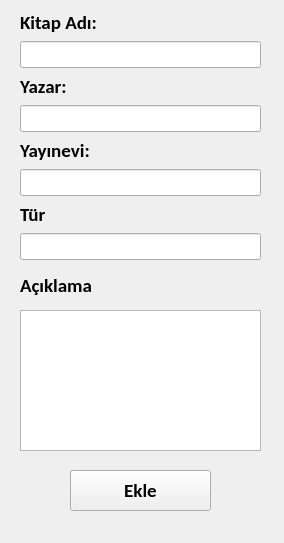
<?xml version="1.0" encoding="UTF-8"?>
<ui version="4.0">
 <class>Form</class>
 <widget class="QWidget" name="Form">
  <property name="geometry">
   <rect>
    <x>0</x>
    <y>0</y>
    <width>284</width>
    <height>543</height>
   </rect>
  </property>
  <property name="windowTitle">
   <string>Kitap Ekle</string>
  </property>
  <widget class="QWidget" name="verticalLayoutWidget">
   <property name="geometry">
    <rect>
     <x>20</x>
     <y>10</y>
     <width>241</width>
     <height>251</height>
    </rect>
   </property>
   <property name="font">
    <font>
     <family>Calibri</family>
     <pointsize>14</pointsize>
    </font>
   </property>
   <layout class="QVBoxLayout" name="verticalLayout">
    <item>
     <widget class="QLabel" name="label">
      <property name="font">
       <font>
        <family>Calibri</family>
        <pointsize>14</pointsize>
        <weight>75</weight>
        <bold>true</bold>
       </font>
      </property>
      <property name="text">
       <string>Kitap Adı:</string>
      </property>
     </widget>
    </item>
    <item>
     <widget class="QLineEdit" name="kitapadi">
      <property name="font">
       <font>
        <family>Calibri</family>
        <pointsize>12</pointsize>
       </font>
      </property>
     </widget>
    </item>
    <item>
     <widget class="QLabel" name="label_2">
      <property name="font">
       <font>
        <family>Calibri</family>
        <pointsize>14</pointsize>
        <weight>75</weight>
        <bold>true</bold>
       </font>
      </property>
      <property name="text">
       <string>Yazar:</string>
      </property>
     </widget>
    </item>
    <item>
     <widget class="QLineEdit" name="yazaradi">
      <property name="font">
       <font>
        <family>Calibri</family>
        <pointsize>12</pointsize>
       </font>
      </property>
     </widget>
    </item>
    <item>
     <widget class="QLabel" name="label_4">
      <property name="font">
       <font>
        <family>Calibri</family>
        <pointsize>14</pointsize>
        <weight>75</weight>
        <bold>true</bold>
       </font>
      </property>
      <property name="text">
       <string>Yayınevi:</string>
      </property>
     </widget>
    </item>
    <item>
     <widget class="QLineEdit" name="yayinevi">
      <property name="font">
       <font>
        <family>Calibri</family>
        <pointsize>12</pointsize>
       </font>
      </property>
     </widget>
    </item>
    <item>
     <widget class="QLabel" name="label_5">
      <property name="font">
       <font>
        <family>Calibri</family>
        <pointsize>14</pointsize>
        <weight>75</weight>
        <bold>true</bold>
       </font>
      </property>
      <property name="text">
       <string>Tür</string>
      </property>
     </widget>
    </item>
    <item>
     <widget class="QLineEdit" name="turBox">
      <property name="font">
       <font>
        <family>Calibri</family>
        <pointsize>12</pointsize>
       </font>
      </property>
     </widget>
    </item>
   </layout>
  </widget>
  <widget class="QLabel" name="label_3">
   <property name="geometry">
    <rect>
     <x>20</x>
     <y>270</y>
     <width>101</width>
     <height>31</height>
    </rect>
   </property>
   <property name="font">
    <font>
     <family>Calibri</family>
     <pointsize>14</pointsize>
     <weight>75</weight>
     <bold>true</bold>
    </font>
   </property>
   <property name="text">
    <string>Açıklama</string>
   </property>
  </widget>
  <widget class="QTextEdit" name="aciklama">
   <property name="geometry">
    <rect>
     <x>20</x>
     <y>310</y>
     <width>241</width>
     <height>141</height>
    </rect>
   </property>
   <property name="font">
    <font>
     <family>Calibri</family>
     <pointsize>12</pointsize>
    </font>
   </property>
  </widget>
  <widget class="QPushButton" name="ekleButon">
   <property name="geometry">
    <rect>
     <x>70</x>
     <y>470</y>
     <width>141</width>
     <height>41</height>
    </rect>
   </property>
   <property name="font">
    <font>
     <family>Calibri</family>
     <pointsize>14</pointsize>
     <weight>75</weight>
     <bold>true</bold>
    </font>
   </property>
   <property name="text">
    <string>Ekle</string>
   </property>
  </widget>
 </widget>
 <resources/>
 <connections/>
</ui>
